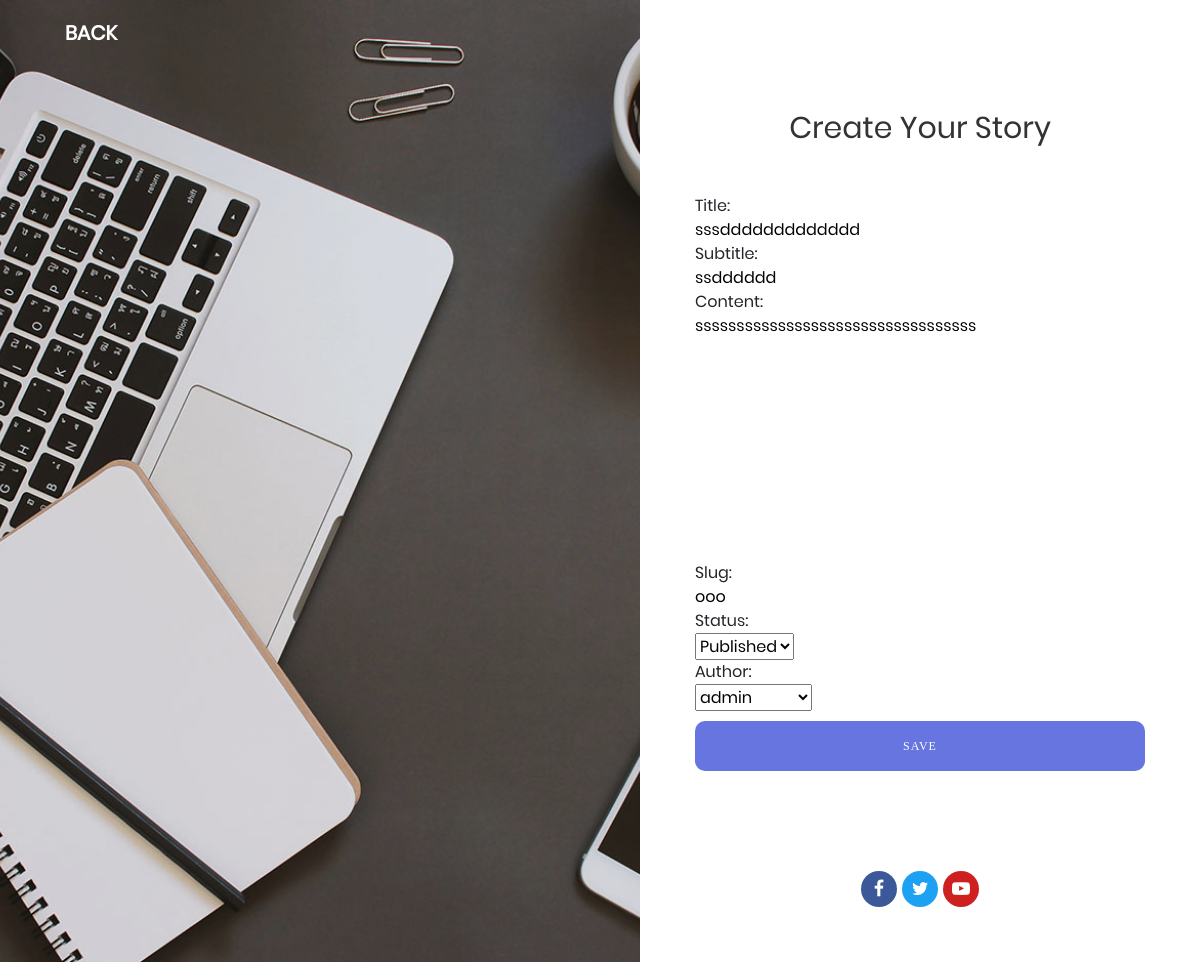
Screenshot of /blog/post/29/update/ (signed in) with the database file from the repository.
### Blog/models.py (models this page shows, shortened)
class Post(models.Model):
    STATUS_CHOICES = (('Published', 'Published'),
                      ('Draft', 'Draft'),)
    title = models.CharField(max_length=250)
    subtitle = models.CharField(max_length=250)
    content = models.TextField()
    slug = models.SlugField(unique=True, max_length=255)
    status = models.CharField(max_length=10, default='Draft', choices=STATUS_CHOICES)
    created = models.DateTimeField(auto_now_add=True)
    updated = models.DateTimeField(auto_now=True)
    author = models.ForeignKey(User, on_delete=models.CASCADE)

### Blog/views.py (the view, shortened to what this page needs)
# urls.py: path('post/<int:pk>/update/', PostUpdateView.as_view(), name='post_update'),
class PostUpdateView(LoginRequiredMixin, UserPassesTestMixin, UpdateView):
    model = Post
    template_name = 'create.html'
    fields = '__all__'
    def test_func(self):
        post = self.get_object()
        if self.request.user == post.author:
            return True
        return False

### Blog/templates/create.html (shortened to what this page needs)
{% load static %}
<!DOCTYPE html>
<html lang="en">
<head>
    <link href="{% static 'css/clean-blog.min.css' %}" rel="stylesheet">
	<link rel="stylesheet" type="text/css" href="{% static 'vendor/bootstrap/css/bootstrap.min.css' %}">
	<link rel="stylesheet" type="text/css" href="{% static 'fonts/font-awesome-4.7.0/css/font-awesome.min.css' %}">
	<link rel="stylesheet" type="text/css" href="{% static 'css/util.css' %}">
	<link rel="stylesheet" type="text/css" href="{% static 'css/main.css' %}">
</head>
<body>
    <nav class="navbar navbar-expand-lg navbar-light fixed-top" id="mainNav">
      <div class="container">
        <a class="navbar-brand" href="{% url 'blog' %}">BACK</a>
      </div>
    </nav>
	<div class="container-contact100">
		<div class="wrap-contact100">
			<form class="contact100-form validate-form" method="post" action="/form/">
				<span class="contact100-form-title">
					Create Your Story
				</span>
               {{ form }}
				<div class="container-contact100-form-btn">
					<button class="contact100-form-btn">
						Save
					</button>
				</div>
				<div class="contact100-form-social flex-c-m">
					<a href="#" class="contact100-form-social-item flex-c-m bg1 m-r-5">
						<i class="fa fa-facebook-f" aria-hidden="true"></i>
					</a>
					<a href="#" class="contact100-form-social-item flex-c-m bg2 m-r-5">
						<i class="fa fa-twitter" aria-hidden="true"></i>
					</a>
					<a href="#" class="contact100-form-social-item flex-c-m bg3">
						<i class="fa fa-youtube-play" aria-hidden="true"></i>
					</a>
				</div>
			</form>
			<div class="contact100-more flex-col-c-m" style="background-image: url({% static 'Images/bg-01.jpg'%})">
			</div>
		</div>
	</div>
</body>
</html>

### static/css/main.css (style rules this page uses)
* { margin: 0px; padding: 0px; box-sizing: border-box; }
body, html { height: 100%; font-family: Poppins-Regular, sans-serif; }
a { font-family: Poppins-Regular; font-size: 14px; line-height: 1.7; color: #666666; margin: 0px; transition: all 0.4s; -webkit-transition: all 0.4s; -o-transition: all 0.4s; -moz-transition: all 0.4s; }
input { outline: none; border: none; }
textarea { outline: none; border: none; }
label { display: block; margin: 0; }
button { outline: none !important; border: none; background: transparent; }
.bg1 { background: #3b5998; }
.bg2 { background: #1da1f2; }
.bg3 { background: #cd201f; }
.container-contact100 { width: 100%; min-height: 100vh; display: -webkit-box; display: -webkit-flex; display: -moz-box; display: -ms-flexbox; display: flex; flex-wrap: wrap; justify-content: center; align-items: center; background: #f2f2f2; }
.wrap-contact100 { width: 100%; background: #fff; overflow: hidden; display: -webkit-box; display: -webkit-flex; display: -moz-box; display: -ms-flexbox; display: flex; flex-wrap: wrap; align-items: stretch; flex-direction: row-reverse; }
.contact100-more { width: calc(100% - 560px); background-repeat: no-repeat; background-size: cover; background-position: center; position: relative; z-index: 1; padding: 30px 15px 0px 15px; }
.contact100-more::before { content: ""; display: block; position: absolute; z-index: -1; width: 100%; height: 100%; top: 0; left: 0; background: rgba(0,0,0,0.1); }
.contact100-form { width: 560px; min-height: 100vh; display: block; padding: 110px 55px 55px 55px; }
.contact100-form-title { width: 100%; display: block; font-family: Poppins-Regular; font-size: 30px; color: #333333; line-height: 1.2; text-align: center; padding-bottom: 48px; }
.container-contact100-form-btn { width: 100%; display: -webkit-box; display: -webkit-flex; display: -moz-box; display: -ms-flexbox; display: flex; flex-wrap: wrap; justify-content: center; padding-top: 10px; }
.contact100-form-btn { display: -webkit-box; display: -webkit-flex; display: -moz-box; display: -ms-flexbox; display: flex; justify-content: center; align-items: center; padding: 0 20px; width: 100%; height: 50px; border-radius: 10px; background: #6675df; font-family: Montserrat-Bold; font-size: 12px; color: #fff; line-height: 1.2; text-transform: uppercase; letter-spacing: 1px; -webkit-transition: all 0.4s; -o-transition: all 0.4s; -moz-transition: all 0.4s; transition: all 0.4s; }
.contact100-form-social { padding-top: 100px; }
.contact100-form-social-item { width: 36px; height: 36px; font-size: 18px; color: #fff; border-radius: 50%; }

### rows the page displays
Post: title "sssddddddddddddd", subtitle "ssdddddd", content "ssssssssssssssssssssssssssssssssss", slug "ooo", status "Published", author "admin"
